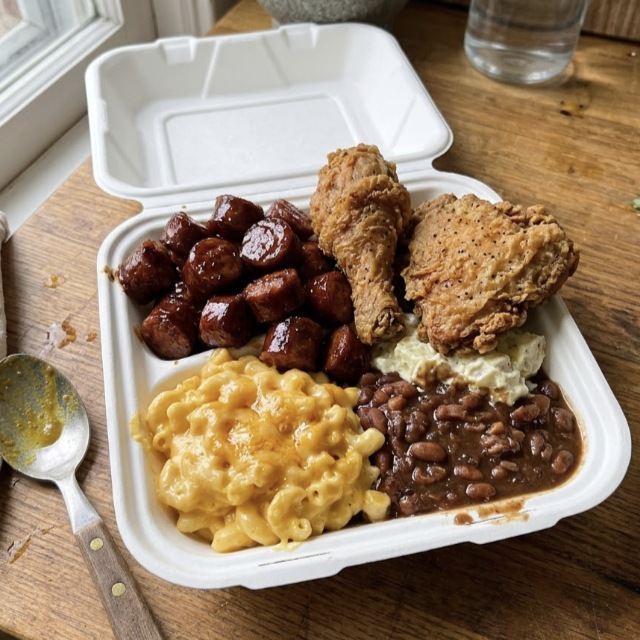
#> input picture promo/photos/bbq-plate.jpg, 640 x 640 px, given in place of raw-home.png, which was not available
$ python make-store-screenshots-v3.py ../promo/photos/bbq-plate.jpg ../promo/photos/brownies.jpg ../promo/photos/brownies.jpg
#> lines starting #> are read from the running program, lines starting #| are printed output that depends on the picture; after the words box and inside, x2 and y2 are one past the last pixel; in counts of white or black regions, pixels touching at a corner belong together
"""Builds captioned store screenshots from real simulator captures of the app
running in sample mode (qa.html?samples=1 -- fictional cooks, AI-generated
photos; see src/qa/sampleListings.js). Each image carries a small
"Sample listings shown" line so the store listing stays honest.

  App Store 6.9" iPhone:  1320x2868
  Google Play phone:      1080x1920 (status bar cropped off the capture)

Usage: python3 scripts/make-store-screenshots-v3.py <raw-dir> <ios-out> <play-out>
Raw files: raw-home.png raw-map.png raw-detail.png raw-grid.png (1320x2868)
"""
import sys, os
from PIL import Image, ImageDraw, ImageFont, ImageFilter

RAW, IOS_OUT, PLAY_OUT = sys.argv[1], sys.argv[2], sys.argv[3]
BG_TOP, BG_BOTTOM = (29, 49, 40), (15, 138, 95)
CREAM, MUSTARD, FADED = (251, 248, 239), (227, 167, 43), (190, 215, 203)

def font(size, bold=True):
    path = '/System/Library/Fonts/Supplemental/Arial Rounded Bold.ttf' if bold else '/System/Library/Fonts/Supplemental/Arial.ttf'
    return ImageFont.truetype(path, size)

def gradient(w, h):
#> called with w = 1320, h = 2868
    img = Image.new('RGB', (w, h), BG_TOP)
    px = img.load()
    for y in range(h):
        t = min(1, y / (h * 0.75))
        c = tuple(int(BG_TOP[i] + (BG_BOTTOM[i] - BG_TOP[i]) * t) for i in range(3))
        for x in range(w):
            px[x, y] = c
    return img

def centered(d, w, text, y, fnt, fill):
    d.text(((w - d.textlength(text, font=fnt)) / 2, y), text, font=fnt, fill=fill)

def build(raw_name, headline, sub, out_path, W, H, head_y, head_size, sub_size, note_size, phone_w, phone_y, radius, crop_top):
    canvas = gradient(W, H)
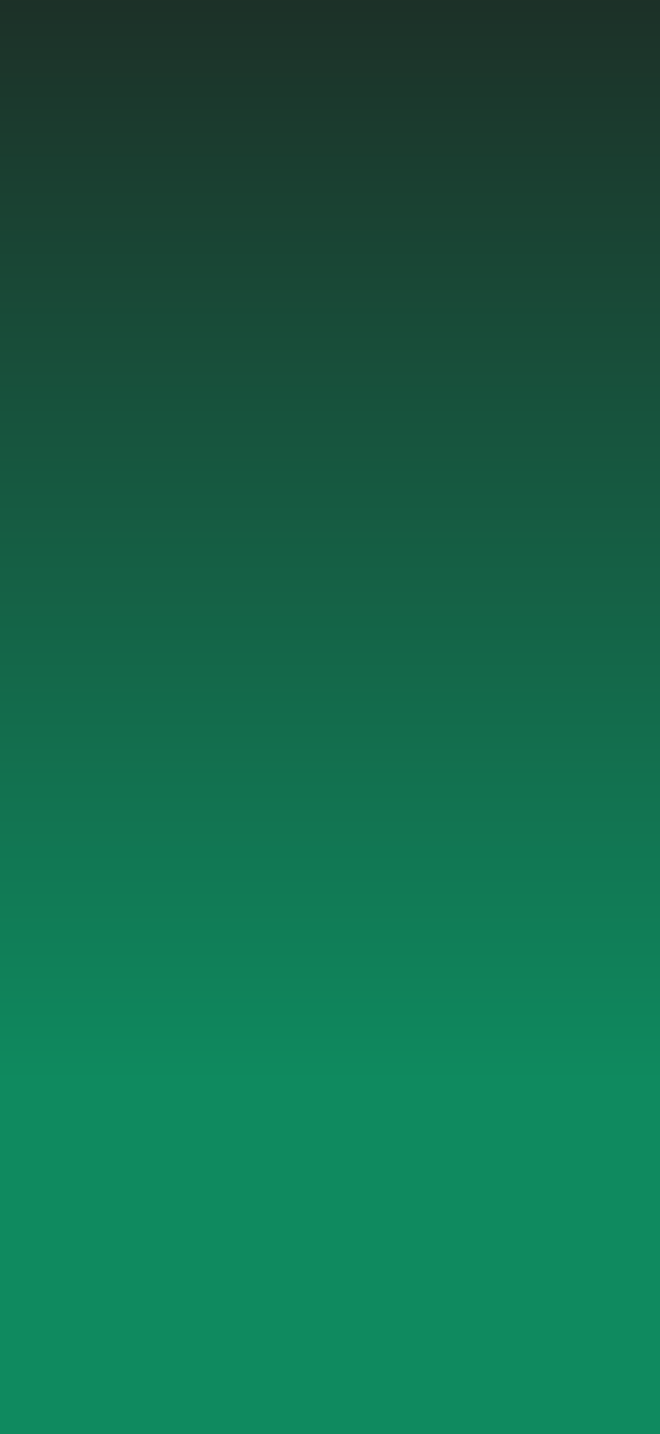
#> canvas: PIL image 1320x2868 RGB (shown at 1/2 size); mean R, G, B 19.9, 104.2, 74
    d = ImageDraw.Draw(canvas)
    y = head_y
    for line in headline:
        centered(d, W, line, y, font(head_size), CREAM)
        y += int(head_size * 1.15)
#> after the loop, y = 388
    centered(d, W, sub, y + 10, font(sub_size, False), MUSTARD)
    centered(d, W, 'Sample listings shown', y + 10 + int(sub_size * 1.5), font(note_size, False), FADED)

    raw = Image.open(os.path.join(RAW, raw_name)).convert('RGB')
#> raw is the input picture: PIL image 640x640 RGB; mean R, G, B 149.3, 127.6, 104.2
    if crop_top:
        raw = raw.crop((0, crop_top, raw.width, raw.height))
    ph = int(raw.height * phone_w / raw.width)
#> ph = 1090
    raw = raw.resize((phone_w, ph), Image.LANCZOS)
#> raw: PIL image 1090x1090 RGB
    mask = Image.new('L', raw.size, 0)
#> mask: PIL image 1090x1090 L; every value is 0
    ImageDraw.Draw(mask).rounded_rectangle((0, 0, phone_w, ph), radius=radius, fill=255)
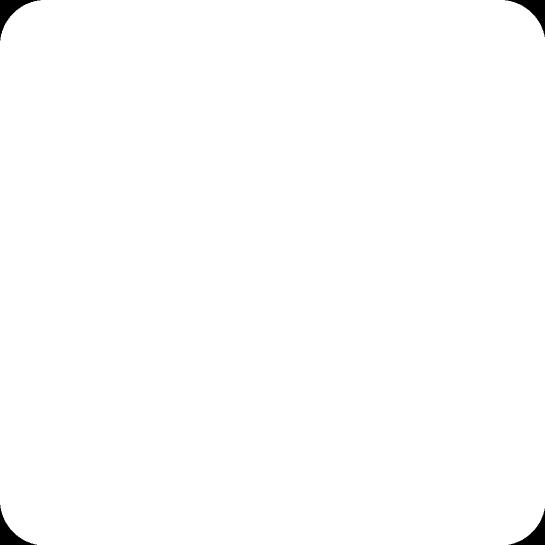
#> mask: PIL image 1090x1090 L (shown at 1/2 size); 99.4% white; 4 black regions, box (x1, y1, x2, y2) and area: (0, 0, 81, 81) 1765, (1010, 0, 1090, 74) 1684, (0, 1010, 74, 1090) 1684, (1017, 1017, 1090, 1090) 1604
    x = (W - phone_w) // 2
    shadow = Image.new('RGBA', (W, H), (0, 0, 0, 0))
#> shadow: PIL image 1320x2868 RGBA; every value is 0
    ImageDraw.Draw(shadow).rounded_rectangle((x, phone_y + 30, x + phone_w, phone_y + ph + 30), radius=radius, fill=(0, 0, 0, 120))
    canvas = Image.alpha_composite(canvas.convert('RGBA'), shadow.filter(ImageFilter.GaussianBlur(40))).convert('RGB')
    canvas.paste(raw, (x, phone_y), mask)
    ImageDraw.Draw(canvas).rounded_rectangle((x, phone_y, x + phone_w, phone_y + ph), radius=radius, outline=(255, 255, 255), width=3)
    os.makedirs(os.path.dirname(out_path), exist_ok=True)
    canvas.save(out_path, optimize=True)
    print('wrote', out_path, canvas.size)
#| wrote ../promo/photos/brownies.jpg/01-homemade-food-near-you.png (1320, 2868)

SHOTS = [
    ('raw-home.png', ['Homemade food from', 'your neighbors'], 'Home cooks, bakers & food trucks nearby', '01-homemade-food-near-you.png'),
    ('raw-map.png', ["See what's cooking", 'on the map'], 'Browse by distance, tap a pin, order', '02-map-of-home-cooks.png'),
    ('raw-detail.png', ['Order straight', 'from the cook'], 'Message, order & pick up. No middleman.', '03-order-from-home-cooks.png'),
    ('raw-grid.png', ['Fresh dishes,', 'made down the street'], 'Tamales, sourdough, dumplings & more', '04-fresh-homemade-dishes.png'),
]

for raw, head, sub, name in SHOTS:
    # App Store 6.9"
    build(raw, head, sub, os.path.join(IOS_OUT, name), 1320, 2868, 150, 104, 52, 38, 1090, 640, 90, 0)
    # Google Play: crop the iPhone status bar off so no iOS chrome shows
    build(raw, head, sub, os.path.join(PLAY_OUT, name), 1080, 1920, 90, 86, 40, 30, 900, 480, 70, 170)
#> call 2 of build, with raw_name = 'raw-home.png', sub = 'Home cooks, bakers & food trucks nearby', W = 1080, H = 1920, head_y = 90, head_size = 86, sub_size = 40, note_size = 30
#> in build (call 2), `canvas = gradient(W, H)`:
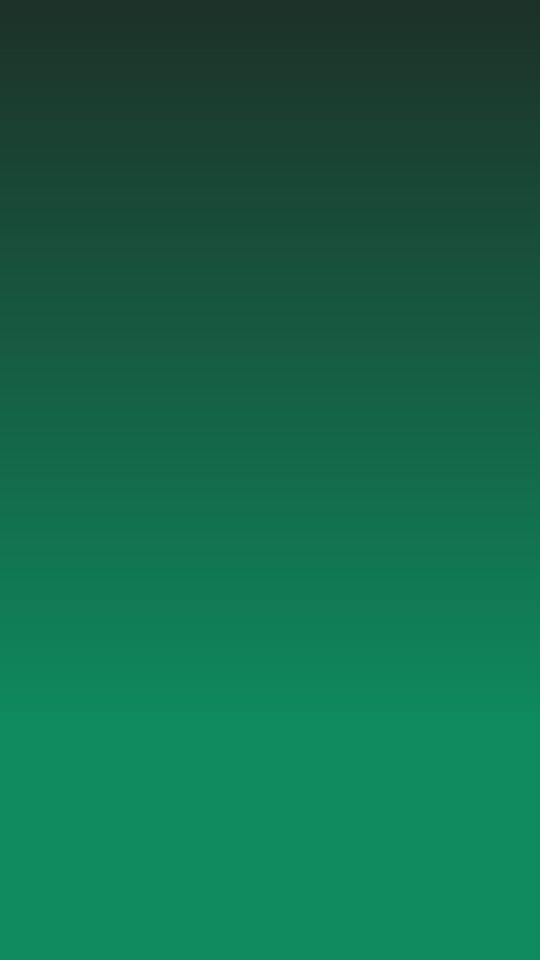
#> canvas: PIL image 1080x1920 RGB (shown at 1/2 size); mean R, G, B 19.9, 104.2, 74
#> after the loop in build (call 2), `for line in headline:`: y = 286
#> in build (call 2), `raw = raw.crop((0, crop_top, raw.width, raw.height))`:
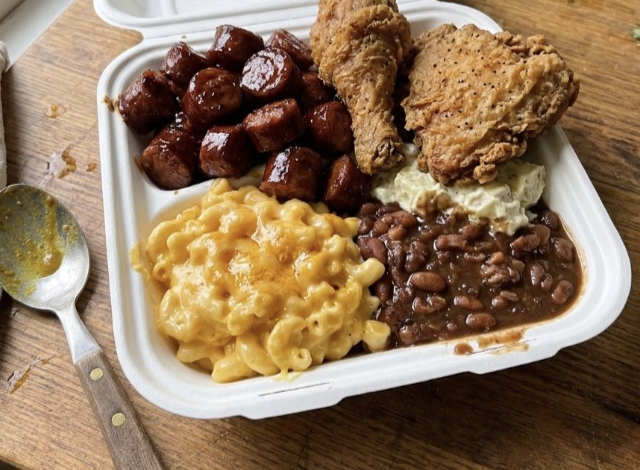
#> raw: PIL image 640x470 RGB; mean R, G, B 142.9, 116.8, 90
#> in build (call 2), `mask = Image.new('L', raw.size, 0)`: mask: PIL image 900x660 L; every value is 0
#> in build (call 2), `ImageDraw.Draw(mask).rounded_rectangle((0, 0, phone_w, ph), radius=rad..`:
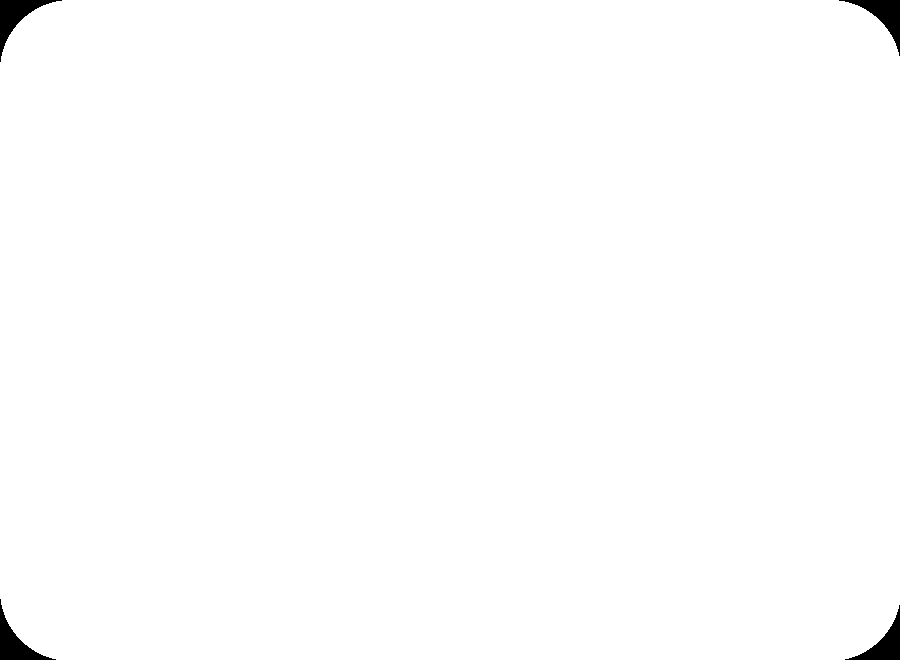
#> mask: PIL image 900x660 L; 99.3% white; 4 black regions, box (x1, y1, x2, y2) and area: (0, 0, 62, 62) 1071, (839, 0, 900, 56) 1009, (0, 599, 56, 660) 1009, (845, 605, 900, 660) 948
#> in build (call 2), `shadow = Image.new('RGBA', (W, H), (0, 0, 0, 0))`: shadow: PIL image 1080x1920 RGBA; every value is 0
#> in build (call 2), `ImageDraw.Draw(shadow).rounded_rectangle((x, phone_y + 30, x + phone_w..`:
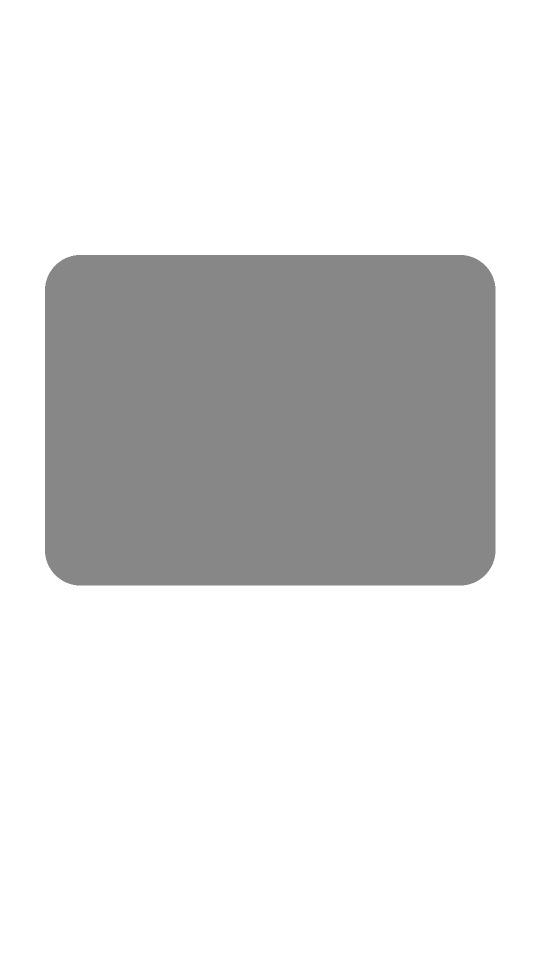
#> shadow: PIL image 1080x1920 RGBA (shown at 1/2 size); mean R, G, B, A 0, 0, 0, 34.2; transparent parts drawn white
#> in build (call 2), `canvas.paste(raw, (x, phone_y), mask)`:
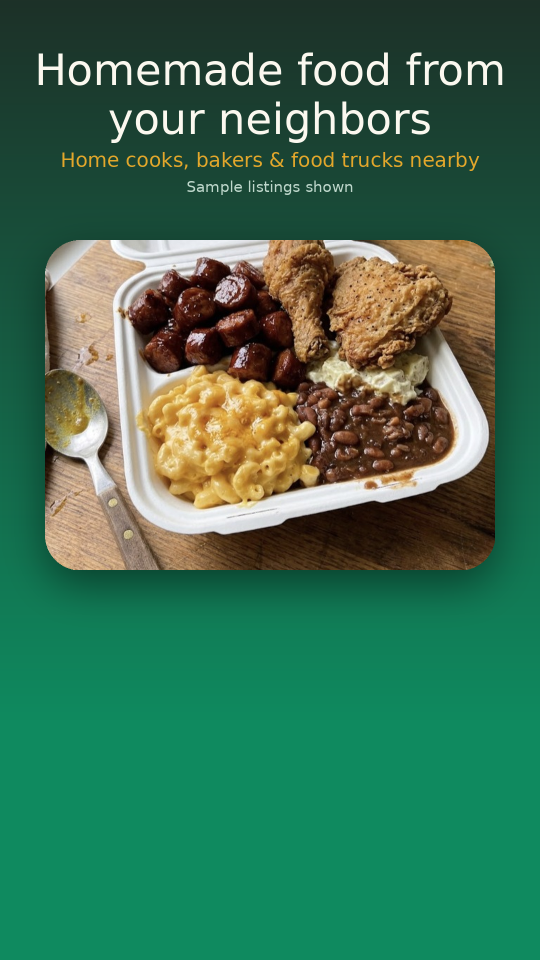
#> canvas: PIL image 1080x1920 RGB (shown at 1/2 size); mean R, G, B 58.3, 111, 81.3
#| wrote ../promo/photos/brownies.jpg/01-homemade-food-near-you.png (1080, 1920)
#> pass 2 of the loop `for raw, head, sub, name in SHOTS:`:
#> after the loop in build (call 3), `for line in headline:`: y = 388
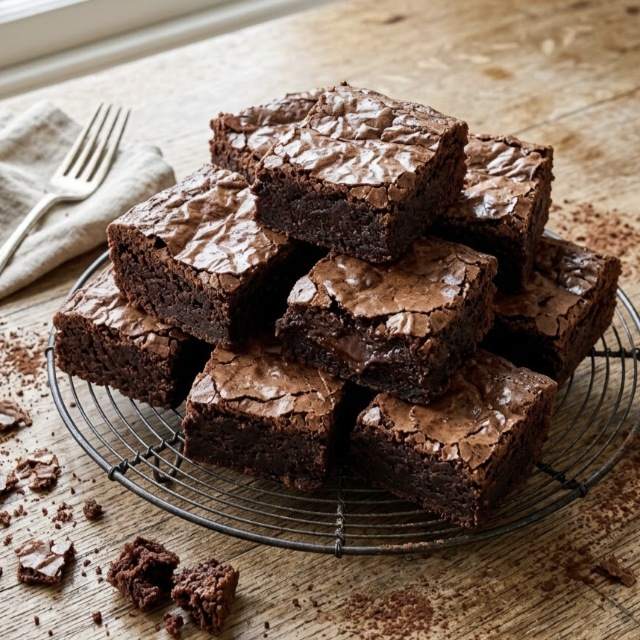
#> input picture promo/photos/brownies.jpg, 640 x 640 px, given in place of raw-map.png, which was not available
#> in build, raw is the input picture: PIL image 640x640 RGB; mean R, G, B 123.6, 104.8, 91.5
#> in build (call 3), `canvas.paste(raw, (x, phone_y), mask)`:
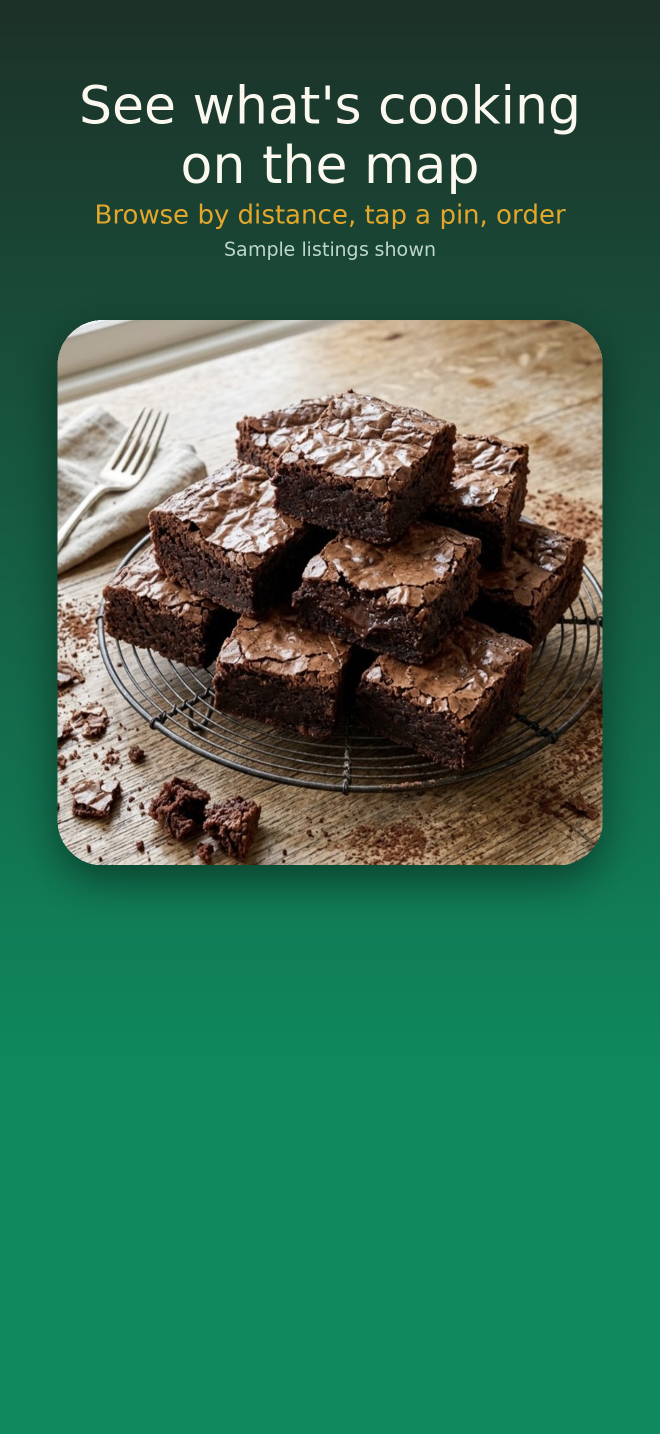
#> canvas: PIL image 1320x2868 RGB (shown at 1/2 size); mean R, G, B 54.3, 107.4, 81.7
#| wrote ../promo/photos/brownies.jpg/02-map-of-home-cooks.png (1320, 2868)
#> after the loop in build (call 4), `for line in headline:`: y = 286
#> in build (call 4), `canvas.paste(raw, (x, phone_y), mask)`:
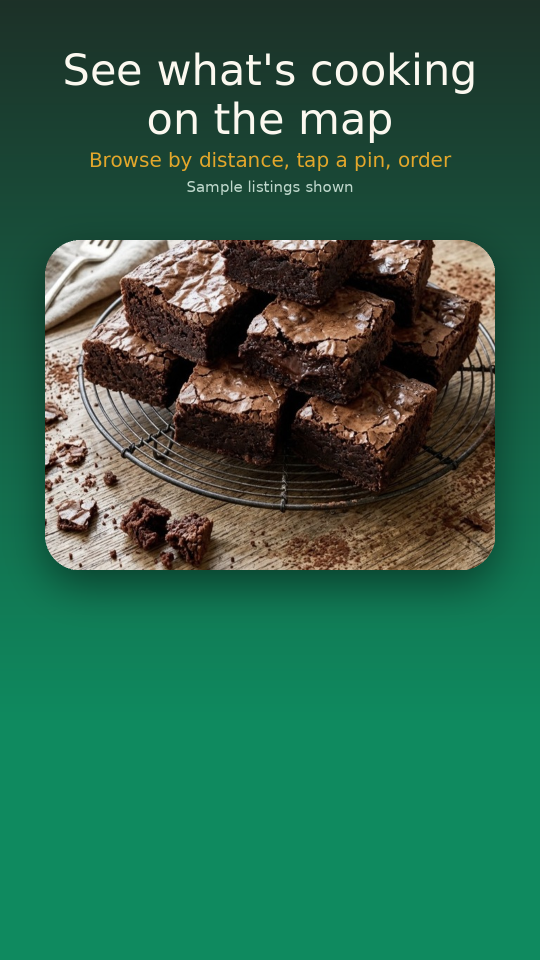
#> canvas: PIL image 1080x1920 RGB (shown at 1/2 size); mean R, G, B 45.2, 99.8, 74.3
#| wrote ../promo/photos/brownies.jpg/02-map-of-home-cooks.png (1080, 1920)
#> (the run stopped early here; a loop or call above may not have finished)
